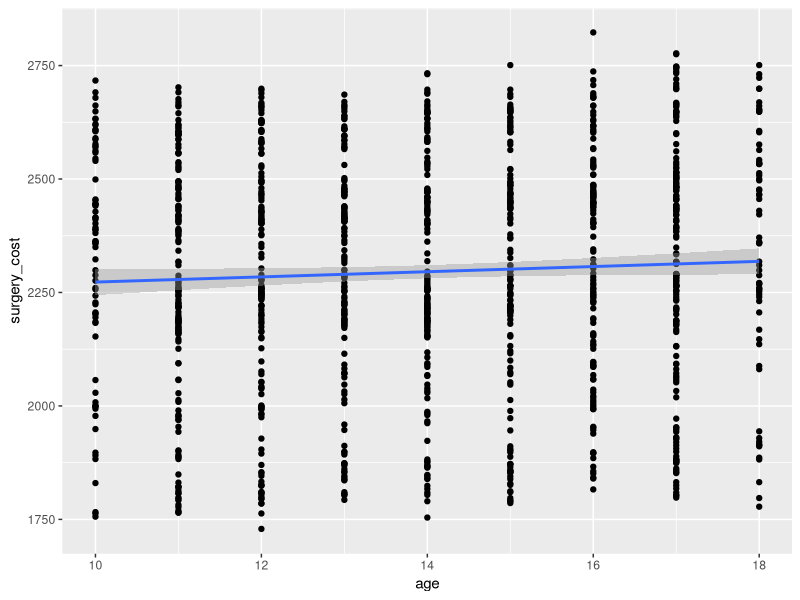
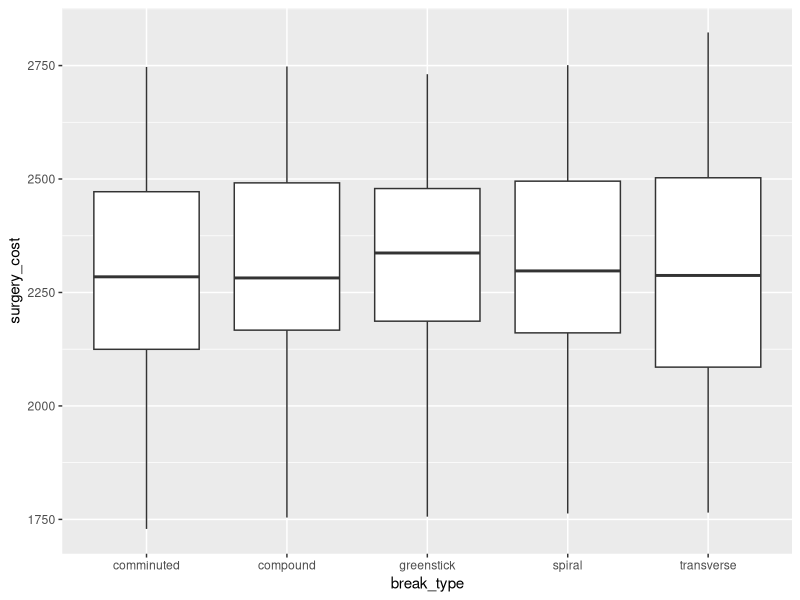
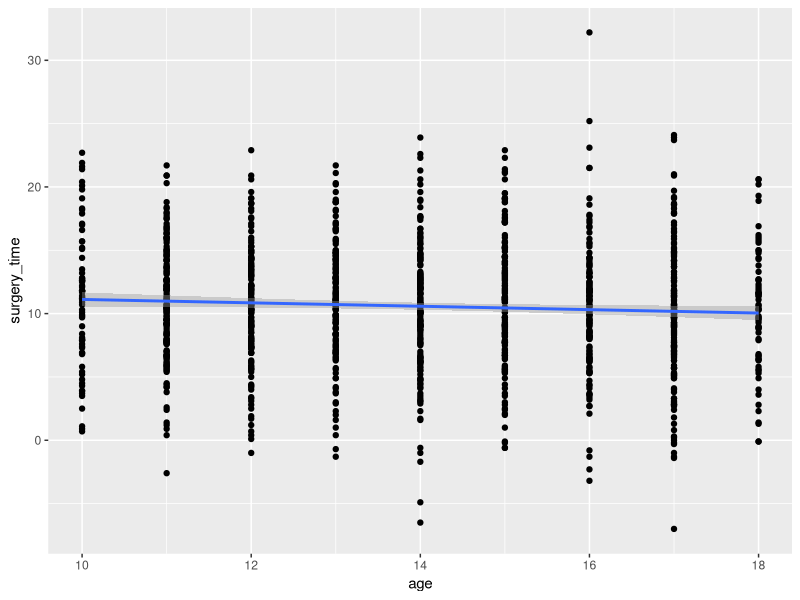
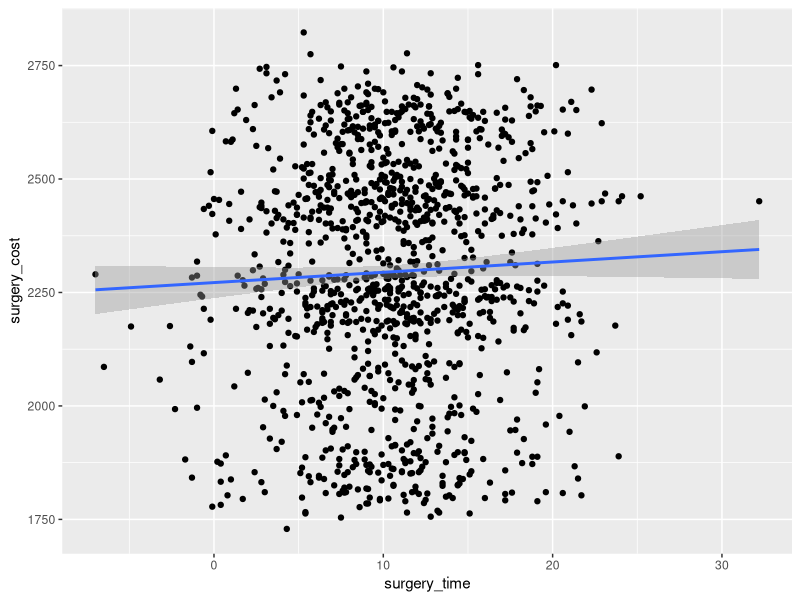
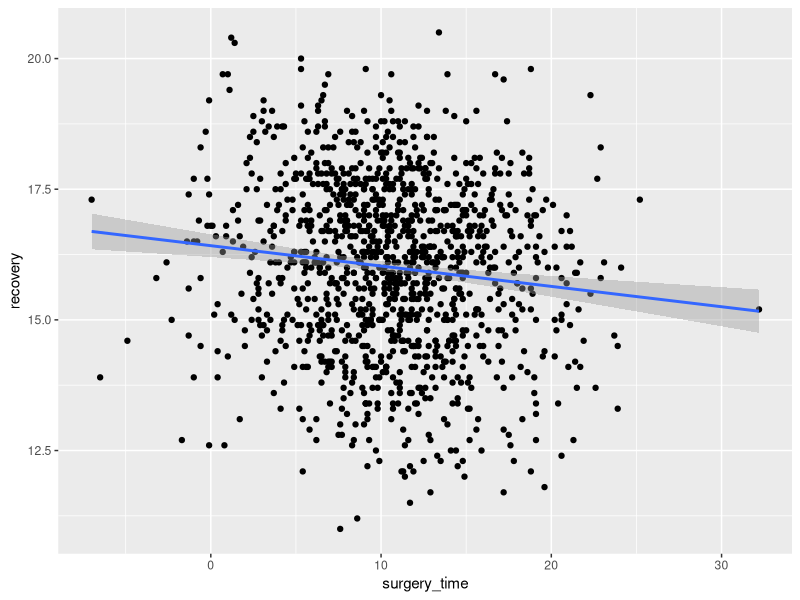

Reproduce these figures in R, in order.
## ---- chunk 1
library(ggplot2)
library(dplyr)

#seed for reproducibility
set.seed(92)
## ---- chunk 2
#start generating data
n = 1200

#bone breaks in adolescents
age <- round(runif(n, 10, 18), 0)
break_type <- c("compound", "spiral", "transverse", "greenstick", "comminuted")
bone_breaks <- sample(break_type, n, replace = TRUE, prob = c(0.2, 0.15, 0.4, 0.38, 0.29))
## ---- chunk 3
break_num <- as.numeric(factor(bone_breaks, levels = break_type))

#surgery cost to fix broken bone
surgery_cost <- round(1500 + age * 10 + break_num * 200 + rnorm(n, mean = 0, sd = 50), 0)
#time in hours for surgery
surgery_time <- round(12 - age * 0.1 + rnorm(n, mean = 0, sd = 5), 1)

#percent of recovery without complications
recovery <- round(5 + surgery_cost * 0.005 - surgery_time * 0.05 + rnorm(n, mean = 0, sd = 1), 1)

#data frame for break data
break_data <- data.frame(age, break_type, surgery_cost, surgery_time, recovery)

summary(break_data)
## ---- chunk 4

#surgery cost by age
ggplot(break_data, aes(x = age, y = surgery_cost)) + 
  geom_point() + 
  geom_smooth(method = "lm")

#surgery cost by break type
ggplot(break_data, aes(x = break_type, y = surgery_cost)) + 
  geom_boxplot()

#surgery time by age
ggplot(break_data, aes(x = age, y = surgery_time)) + 
  geom_point() + 
  geom_smooth(method = "lm")

#surgery cost by time
ggplot(break_data, aes(x = surgery_time, y = surgery_cost)) + 
  geom_point() + 
  geom_smooth(method = "lm")

#recovery rate by surgery time
ggplot(break_data, aes(x = surgery_time, y = recovery)) + 
  geom_point() + 
  geom_smooth(method = "lm")
## ---- chunk 5
#cost by age and break type model
cost_model <- lm(surgery_cost ~ age + break_type, data = break_data)
summary(cost_model)

#time by age model
time_model <- lm(surgery_time ~ age, data = break_data)
summary(time_model)

#recovery rate by cost model
recovery_model <- lm(recovery ~ surgery_cost + surgery_time, data = break_data)
summary(recovery_model)

#exploring another type of model
recovery_glm <- glm(recovery ~ surgery_cost + surgery_time, family = gaussian(link = "identity"), data = break_data)
summary(recovery_glm)
